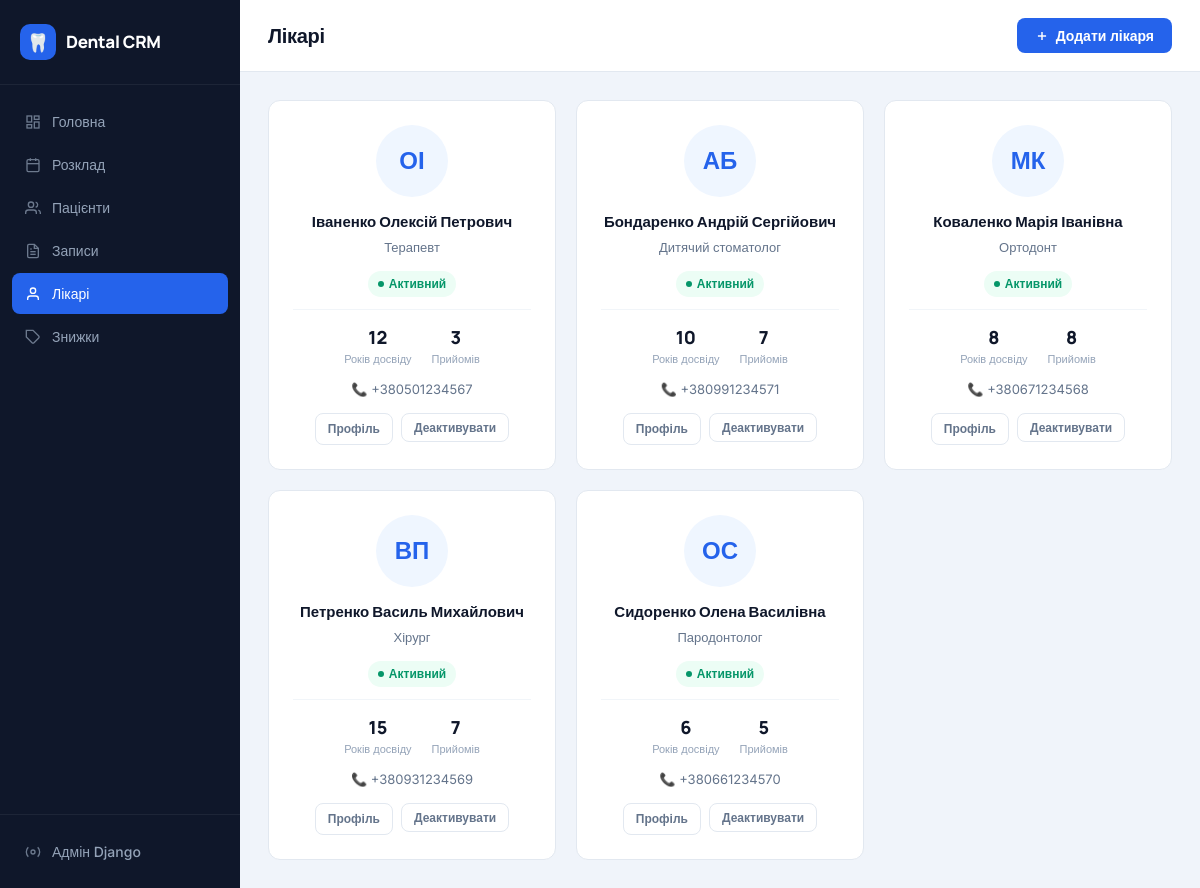
The app's page /doctors/ with its own data.
### core/models.py (models this page shows, shortened)
class Doctor(models.Model):
    SPECIALIZATION_CHOICES = [
        ('therapist', 'Терапевт'),
        ('surgeon', 'Хірург'),
        ('orthodontist', 'Ортодонт'),
        ('periodontist', 'Пародонтолог'),
        ('pediatric', 'Дитячий стоматолог'),
        ('orthopedist', 'Ортопед'),
    ]
    first_name = models.CharField('Ім\'я', max_length=100)
    last_name = models.CharField('Прізвище', max_length=100)
    patronymic = models.CharField('По батькові', max_length=100, blank=True)
    specialization = models.CharField('Спеціалізація', max_length=50, choices=SPECIALIZATION_CHOICES)
    phone = models.CharField('Телефон', max_length=20, blank=True)
    email = models.EmailField('Email', blank=True)
    photo = models.ImageField('Фото', upload_to='doctors/', blank=True, null=True)
    experience_years = models.IntegerField('Досвід (років)', default=0)
    is_active = models.BooleanField('Активний', default=True)
    created_at = models.DateTimeField(auto_now_add=True)
    class Meta:
        verbose_name = 'Лікар'
        verbose_name_plural = 'Лікарі'
        ordering = ['last_name', 'first_name']
    @property
    def full_name(self):
        parts = [self.last_name, self.first_name, self.patronymic]
        return ' '.join(p for p in parts if p).strip()

### core/views.py (the view)
# urls.py: path('doctors/', views.doctor_list, name='doctor_list'),
def doctor_list(request):
    doctors = Doctor.objects.all()
    if request.method == 'POST':
        form = DoctorForm(request.POST, request.FILES)
        if form.is_valid():
            form.save()
            return redirect('doctor_list')
    else:
        form = DoctorForm()
    return render(request, 'doctors/list.html', {
        'doctors': doctors,
        'form': form,
        'active_page': 'doctors',
    })

### templates/doctors/list.html (shortened to what this page needs)
{% extends "base.html" %}
{% block page_title %}Лікарі{% endblock %}
{% block topbar_actions %}
  <button class="btn btn-primary" onclick="openModal('addDoctorModal')">
    <svg width="14" height="14" viewBox="0 0 24 24" fill="none" stroke="currentColor" stroke-width="2.5"><line x1="12" y1="5" x2="12" y2="19"/><line x1="5" y1="12" x2="19" y2="12"/></svg>
    Додати лікаря
  </button>
{% endblock %}
{% block content %}
<div class="doctors-grid">
  {% for doctor in doctors %}
  <div class="doctor-card">
    <div class="doctor-avatar">
      {% if doctor.photo %}
        <img src="{{ doctor.photo.url }}" alt="{{ doctor.full_name }}">
      {% else %}
        {{ doctor.first_name|slice:":1" }}{{ doctor.last_name|slice:":1" }}
      {% endif %}
    </div>
    <div class="doctor-name">{{ doctor.full_name }}</div>
    <div class="doctor-spec">{{ doctor.get_specialization_display }}</div>
    {% if doctor.is_active %}
      <span class="badge badge-active">Активний</span>
    {% else %}
      <span class="badge badge-inactive">Неактивний</span>
    {% endif %}
    <div class="doctor-stats" style="margin-top:12px;">
      <div>
        <div class="doctor-stat-val">{{ doctor.experience_years }}</div>
        <div class="doctor-stat-label">Років досвіду</div>
      </div>
      <div>
        <div class="doctor-stat-val">{{ doctor.appointments.count }}</div>
        <div class="doctor-stat-label">Прийомів</div>
      </div>
    </div>
    {% if doctor.phone %}
    <div style="margin-top:12px; font-size:13px; color:var(--text-secondary);">
      📞 <a href="tel:{{ doctor.phone }}" style="color:inherit;text-decoration:none;">{{ doctor.phone }}</a>
    </div>
    {% endif %}
    <div class="doctor-card-actions">
      <a href="{% url 'doctor_detail' doctor.pk %}" class="btn btn-outline btn-sm">Профіль</a>
      <form method="post" action="{% url 'doctor_toggle_active' doctor.pk %}" style="display:inline;">
        <button type="submit" class="btn btn-sm {% if doctor.is_active %}btn-outline{% else %}btn-success{% endif %}">
          {% if doctor.is_active %}Деактивувати{% else %}Активувати{% endif %}
        </button>
      </form>
    </div>
  </div>
  {% endfor %}
</div>
{% endblock %}

### static/css/style.css (style rules this page uses)
:root { --primary: #2563EB; --primary-light: #EFF6FF; --primary-hover: #1D4ED8; --primary-dark: #1E40AF; --bg: #F0F4FA; --bg-white: #FFFFFF; --sidebar-bg: #0F172A; --sidebar-hover: #1E293B; --sidebar-active: #2563EB; --sidebar-text: #94A3B8; --sidebar-text-active: #FFFFFF; --text-primary: #0F172A; --text-secondary: #64748B; --text-muted: #94A3B8; --success: #10B981; --success-bg: #ECFDF5; --warning: #F59E0B; --warning-bg: #FFFBEB; --danger: #EF4444; --danger-bg: #FEF2F2; --info: #3B82F6; --info-bg: #EFF6FF; --border: #E2E8F0; --border-light: #F1F5F9; --radius: 12px; --radius-sm: 8px; --radius-lg: 16px; --shadow: 0 1px 3px rgba(0,0,0,0.08), 0 1px 2px rgba(0,0,0,0.06); --shadow-md: 0 4px 16px rgba(0,0,0,0.08); --shadow-lg: 0 10px 40px rgba(0,0,0,0.12); --sidebar-width: 240px; --topbar-height: 72px; }
* { margin: 0; padding: 0; box-sizing: border-box; }
html { font-size: 16px; }
body { font-family: 'Inter', sans-serif; background: var(--bg); color: var(--text-primary); line-height: 1.5; min-height: 100vh; }
.badge { display: inline-flex; align-items: center; gap: 5px; padding: 4px 10px; border-radius: 20px; font-size: 12px; font-weight: 600; white-space: nowrap; }
.badge::before { content: ''; width: 6px; height: 6px; border-radius: 50%; background: currentColor; flex-shrink: 0; }
.badge-active { background: #ECFDF5; color: #059669; }
.btn { display: inline-flex; align-items: center; gap: 7px; padding: 9px 18px; border-radius: var(--radius-sm); font-size: 14px; font-weight: 600; cursor: pointer; border: none; text-decoration: none; transition: all 0.15s; white-space: nowrap; font-family: inherit; }
.btn-primary { background: var(--primary); color: #fff; }
.btn-outline { background: transparent; color: var(--text-secondary); border: 1px solid var(--border); }
.btn-sm { padding: 6px 12px; font-size: 12px; gap: 5px; }
.doctors-grid { display: grid; grid-template-columns: repeat(auto-fill, minmax(260px, 1fr)); gap: 20px; }
.doctor-card { background: var(--bg-white); border-radius: var(--radius); border: 1px solid var(--border); padding: 24px; text-align: center; transition: transform 0.15s, box-shadow 0.15s; }
.doctor-avatar { width: 72px; height: 72px; border-radius: 50%; margin: 0 auto 14px; background: var(--primary-light); display: flex; align-items: center; justify-content: center; font-size: 24px; font-weight: 700; color: var(--primary); overflow: hidden; }
.doctor-name { font-family: 'Manrope', sans-serif; font-size: 15px; font-weight: 700; color: var(--text-primary); margin-bottom: 4px; }
.doctor-spec { font-size: 13px; color: var(--text-secondary); margin-bottom: 12px; }
.doctor-stats { display: flex; justify-content: center; gap: 20px; padding-top: 14px; border-top: 1px solid var(--border-light); }
.doctor-stat-val { font-family: 'Manrope', sans-serif; font-size: 18px; font-weight: 800; color: var(--text-primary); }
.doctor-stat-label { font-size: 11px; color: var(--text-muted); }
.doctor-card-actions { display: flex; gap: 8px; margin-top: 14px; justify-content: center; }

### records on screen
Doctor: first_name "О", last_name "І", full_name "Іваненко Олексій Петрович", specialization "Терапевт", is_active "Активний", experience_years "12", appointments.count "3", phone "+380501234567"
Doctor: first_name "А", last_name "Б", full_name "Бондаренко Андрій Сергійович", specialization "Дитячий стоматолог", is_active "Активний", experience_years "10", appointments.count "7", phone "+380991234571"
Doctor: first_name "М", last_name "К", full_name "Коваленко Марія Іванівна", specialization "Ортодонт", is_active "Активний", experience_years "8", appointments.count "8", phone "+380671234568"
Doctor: first_name "В", last_name "П", full_name "Петренко Василь Михайлович", specialization "Хірург", is_active "Активний", experience_years "15", appointments.count "7", phone "+380931234569"
Doctor: first_name "О", last_name "С", full_name "Сидоренко Олена Василівна", specialization "Пародонтолог", is_active "Активний", experience_years "6", appointments.count "5", phone "+380661234570"
